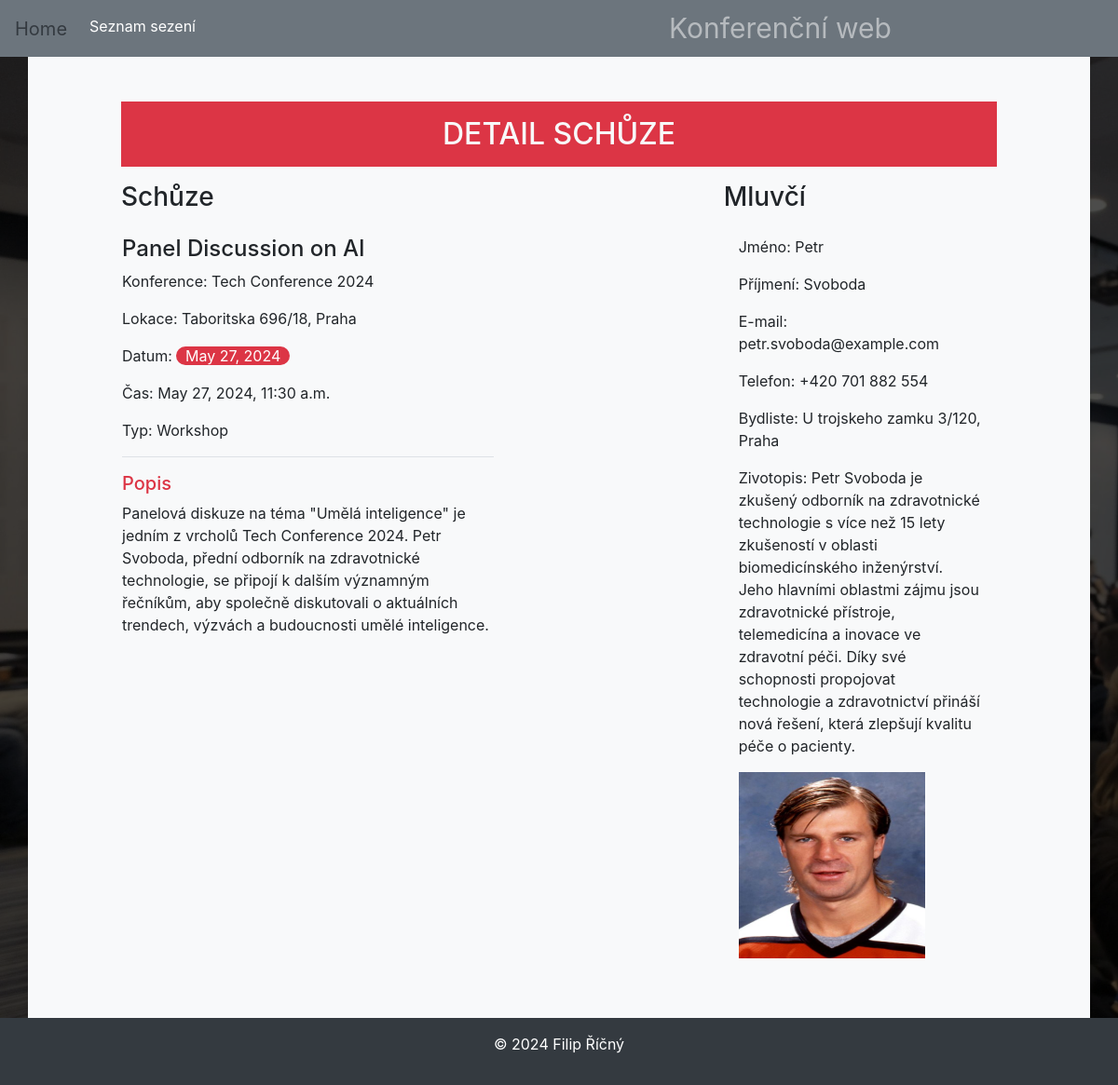
Page /udalosti/detail/2 on the committed database.
### udalosti/models.py (models this page shows, shortened)
class Session(models.Model):
    SESSION_TYPE = [
        ("Keynote Přednáška", "Keynote Přednáška"),
        ("Panelová Diskuze", "Panelová Diskuze"),
        ("Workshop", "Workshop"),
        ("Posterové Sezení", "Posterové Sezení"),
        ("Breakout Sezení", "Breakout Sezení"),
        ("Q&A Session", "Q&A Session"),
        ("Roundtable Diskuze", "Roundtable Diskuze"),
        ("Lightning Talks", "Lightning Talks"),
    ]
    nazev = models.CharField(max_length=100, unique=True, verbose_name="Název schůze", help_text="Zadejte název schůze",
                             error_messages={'blank': 'Název musí být vyplněn'}, blank=False)
    cas = models.DateTimeField(verbose_name="Čas schůze", blank=False)
    speaker = models.ForeignKey(Speaker, on_delete=models.CASCADE, verbose_name="Mluvčí", blank=False)
    conference = models.ForeignKey(Conference, on_delete=models.CASCADE, verbose_name="Konference", blank=False)
    typ = models.CharField(verbose_name="Typ schůze", default="Workshop", max_length=20, choices=SESSION_TYPE,
                           blank=False)
    description = models.TextField(blank=True, verbose_name="Popis schůze", help_text="Zadejte popis schůze")
    class Meta:
        ordering = ['nazev']
        verbose_name = 'Schůze'
        verbose_name_plural = 'Schůze'

class Conference(models.Model):
    nazev = models.CharField(max_length=100, unique=True, verbose_name="Název konference",
                             help_text="Zadejte název konference", error_messages={'blank': 'Název musí být vyplněn'},
                             blank=False)
    lokace = models.CharField(max_length=200, verbose_name="Lokace konference", help_text="Zadejte lokaci konference",
                              error_messages={'blank': 'Lokace musí být vyplněna'}, blank=False)
    datum = models.DateField(verbose_name='Datum konference', help_text='Zadejte datum konference', blank=False)
    logo = models.ImageField(blank=True, upload_to='loga', verbose_name='Logo konference',
                             help_text='Zadejte logo konference')
    description = models.TextField(blank=True, verbose_name="Popis konference", help_text="Zadejte popis konference")
    class Meta:
        ordering = ['nazev']
        verbose_name = 'Konference'
        verbose_name_plural = 'Konference'

class Speaker(models.Model):
    jmeno = models.CharField(max_length=50, verbose_name="Jméno mluvícího", help_text="Zadejte jméno mluvčiho",
                             error_messages={'blank': 'Jméno musí být vyplněno'}, blank=False)
    prijmeni = models.CharField(max_length=50, verbose_name="Příjmeni mluvícího", help_text="Zadejte příjmení mluvčiho",
                                error_messages={'blank': 'Příjmení musí být vyplněno'}, blank=False)
    narozeni = models.DateField(verbose_name='Datum narození', help_text='Zadejte datum narození', blank=False)
    telefon = models.CharField(max_length=16, verbose_name='Telefon klienta',
                               help_text='Zadejte telefon v podobě: +420 777 777 777', blank=True,
                               validators=[TELEFON_REGEX])
    bydliste = models.CharField(max_length=200, verbose_name='Adresa', help_text='Zadejte adresu mluvčího', blank=False)
    email = models.EmailField(max_length=254, verbose_name='E-mail', help_text='Zadejte e-mailovou adresu mluvčího',
                              validators=[EmailValidator('Neplatný e-mail.')], blank=False)
    foto = models.ImageField(null=True, blank=True, verbose_name='Fotka mluvčího',
                             help_text='Zde můžete vložit fotografii mluvčího', upload_to='speaker/')
    zivotopis = models.TextField(blank=True, verbose_name='Životopis', help_text='Zadejte další životopis mluvčího')
    class Meta:
        ordering = ['prijmeni', 'jmeno']
        verbose_name = 'Mluvčí'
        verbose_name_plural = 'Mluvčí'

### udalosti/views.py (the view)
# urls.py: path('detail/<int:pk>', views.SessionDetailView.as_view(), name='session_detail'),
class SessionDetailView(DetailView):
        model = Session
        template_name ='session/detail.html'
        context_object_name ='session'

### udalosti/templates/session/detail.html (shortened to what this page needs)
{% extends 'base.html' %}
{% block content %}
    <h2 class="bg-danger text-light text-center text-uppercase p-3">Detail schůze</h2>
    <div class="row mt-3">
        <div class="col-lg-8">
            <h3>Schůze</h3>
            <div class="row">
                <div class="col-lg-8 p-3">
                    <h4>{{ session.nazev }}</h4>
                    <p>Konference: {{ session.conference.nazev }}</p>
                    <p>Lokace: {{ session.conference.lokace }}</p>
                    <p>Datum: <span class="badge-pill badge-danger">{{ session.conference.datum }}</span></p>
                    <p>Čas: {{ session.cas }}</p>
                    <p>Typ: {{ session.get_typ_display }}</p>
                    <h5 class="border-top pt-3 text-danger">Popis</h5>
                    <p>{{ session.description }}</p>
                </div>
            </div>
        </div>
    <div class="col-lg-4">
            <h3>Mluvčí</h3>
            <div class="bg-light p-3">
                    <p>Jméno: {{ session.speaker.jmeno }}</p>
                    <p>Příjmení: {{ session.speaker.prijmeni }}</p>
                    <p>E-mail: {{ session.speaker.email }}</p>
                    <p>Telefon: {{ session.speaker.telefon }}</p>
                        <p> Bydliste: {{ session.speaker.bydliste }}</p>
                    <p> Zivotopis: {{ session.speaker.zivotopis }}</p>
                <div>
                    {% if session.speaker.foto %}
                        <img src="{{ session.speaker.foto.url }}"
                             alt="Foto {{ session.speaker.jmeno }} {{ session.speaker.prijmeni }}"
                             style="width: 200px; height: 200px" class="img-fluid">
                    {% else %}
                        <p>Fotka není k dispozici.</p>
                    {% endif %}
                </div>
            </div>
        </div>
    </div>
{% endblock %}

### udalosti/static/css/styles.css (style rules this page uses)
body { background-image: url("../img/download.jpeg"); background-size: cover; background-repeat: no-repeat; background-attachment: fixed; backdrop-filter: brightness(30%); }

### rows in the picture
Session: nazev "Panel Discussion on AI", conference.nazev "Tech Conference 2024", conference.lokace "Taboritska 696/18, Praha", conference.datum "May 27, 2024", cas "May 27, 2024, 11:30 a.m.", typ "Workshop", description "Panelová diskuze na téma \"Umělá inteligence\" je jedním z vrcholů Tech Conference 2024. Petr Svoboda, přední odborník na zdravotnické technologie, se připojí k dalším významným řečníkům, aby společně diskutovali o aktuálních trendech, výzvách a budoucnosti umělé inteligence.", speaker.jmeno "Petr", speaker.prijmeni "Svoboda", speaker.email "petr.svoboda@example.com", speaker.telefon "+420 701 882 554", speaker.bydliste "U trojskeho zamku 3/120, Praha", speaker.zivotopis "Petr Svoboda je zkušený odborník na zdravotnické technologie s více než 15 lety zkušeností v oblasti biomedicínského inženýrství. Jeho hlavními oblastmi zájmu jsou zdravotnické přístroje, telemedicína a inovace ve zdravotní péči. Díky své schopnosti propojovat technologie a zdravotnictví přináší nová řešení, která zlepšují kvalitu péče o pacienty.", speaker.foto (picture)
